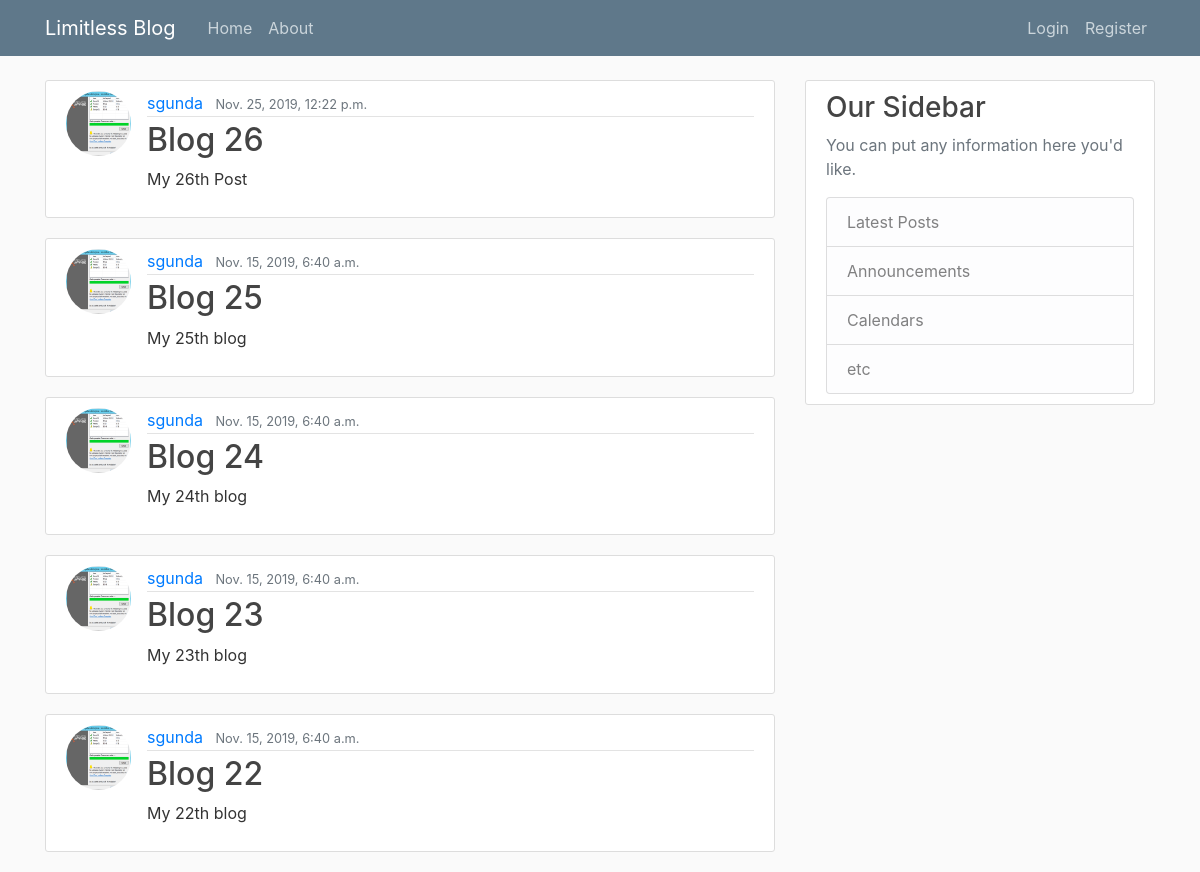
Page /api/post/ on the committed database.
### blog/models.py (models this page shows, shortened)
class Post(models.Model):
    title = models.CharField(max_length=100)
    content = models.TextField()
    date_posted = models.DateTimeField(default=timezone.now)
    author = models.ForeignKey(User, on_delete=models.CASCADE)

### users/models.py (models this page shows, shortened)
class Profile(models.Model):
    user = models.OneToOneField(User, on_delete=models.CASCADE)
    image = models.ImageField(default='default.jpg', upload_to='profile_pics')

### blog/views.py (the view)
# urls.py: path('', PostListView.as_view(), name='blog-home'),
class PostListView(ListView):
    model = Post
    template_name = 'blog/home.html'
    context_object_name = 'posts'
    ordering = ['-date_posted']
    paginate_by = 5

### blog/templates/blog/home.html
{% extends "blog/base.html" %}
{% block content %}
    {% for post in posts %}
        <article class="media content-section">
          <img class="rounded-circle article-img" src="{{ post.author.profile.image.url }}">
          <div class="media-body">
            <div class="article-metadata">
              <a class="mr-2" href="#">{{ post.author }}</a>
              <small class="text-muted">{{ post.date_posted }}</small>
            </div>
            <h2><a class="article-title" href="{%url 'post-detail' post.id%}">{{ post.title }}</a></h2>
            <p class="article-content">{{ post.content }}</p>
          </div>
        </article>
    {% endfor %}
{% endblock content %}

### blog/Static/blog/main.css (style rules this page uses)
body { background: #fafafa; color: #333333; margin-top: 5rem; }
h1, h2, h3, h4, h5, h6 { color: #444444; }
.content-section { background: #ffffff; padding: 10px 20px; border: 1px solid #dddddd; border-radius: 3px; margin-bottom: 20px; }
.article-title { color: #444444; }
.article-content { white-space: pre-line; }
.article-img { height: 65px; width: 65px; margin-right: 16px; }
.article-metadata { padding-bottom: 1px; margin-bottom: 4px; border-bottom: 1px solid #e3e3e3 }

### rows in the picture
Post: author.profile.image (picture), author "sgunda", date_posted "Nov. 25, 2019, 12:22 p.m.", title "Blog 26", content "My 26th Post"
Post: author.profile.image (picture), author "sgunda", date_posted "Nov. 15, 2019, 6:40 a.m.", title "Blog 25", content "My 25th blog"
Post: author.profile.image (picture), author "sgunda", date_posted "Nov. 15, 2019, 6:40 a.m.", title "Blog 24", content "My 24th blog"
Post: author.profile.image (picture), author "sgunda", date_posted "Nov. 15, 2019, 6:40 a.m.", title "Blog 23", content "My 23th blog"
Post: author.profile.image (picture), author "sgunda", date_posted "Nov. 15, 2019, 6:40 a.m.", title "Blog 22", content "My 22th blog"
